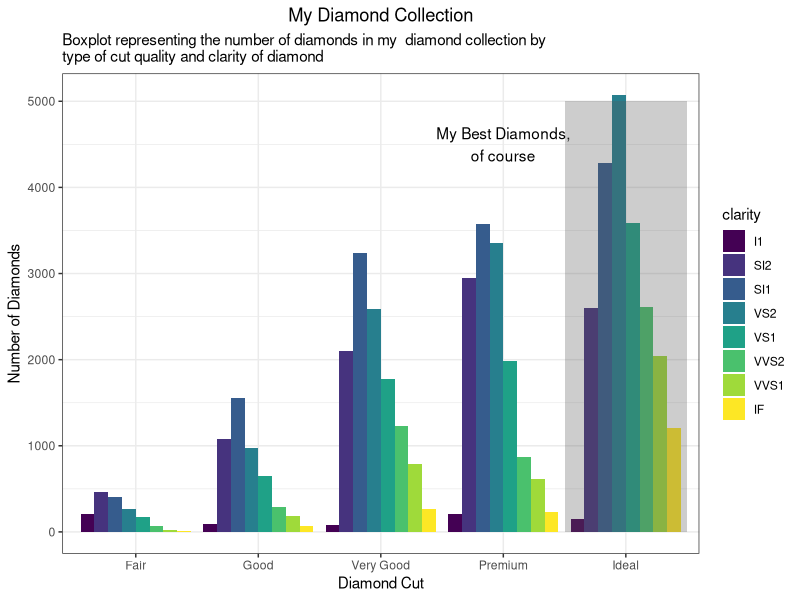
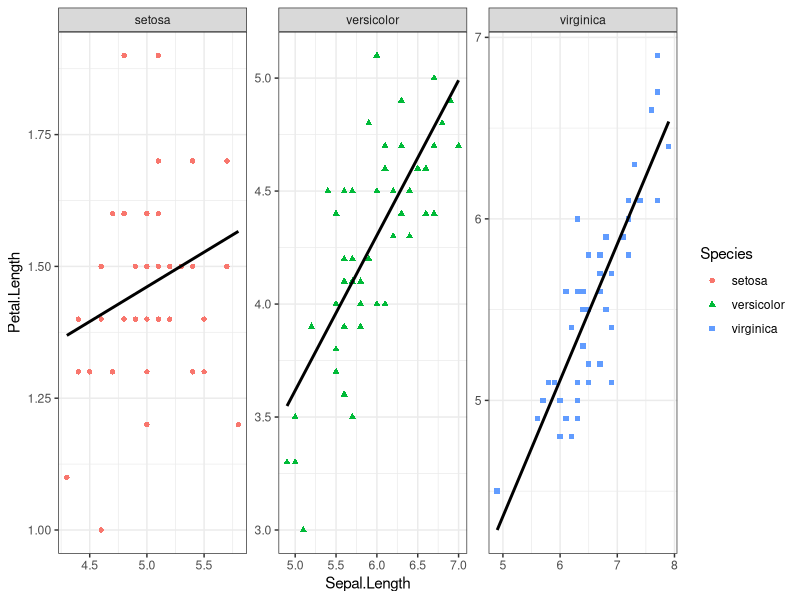
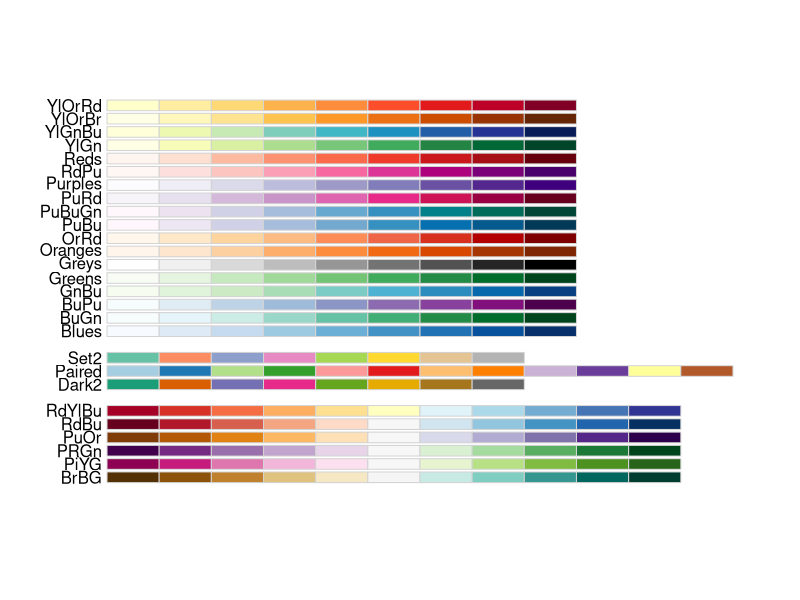

Here is the R script that generated these plots, in order:
## ---- chunk 1
knitr::opts_chunk$set(echo = FALSE)
## ---- chunk 2
library("ggplot2")
library("magrittr") #so I can do some piping
data("diamonds")
data("mpg")
data("iris")
theme_set(theme_bw()) #I'll give you this one, you can set the theme individually for graphs
#or you can set the theme for all the graphs using theme_set()
#theme_bw() is best theme (IMO)

#for graph 3:
library("ggrepel")


## ---- chunk 3
data("diamonds")
#hint think about the *position* the bars are in...

ggplot(diamonds, aes(cut, fill = clarity))+
  geom_bar(position = "dodge") +
  labs(title = "My Diamond Collection", 
       subtitle = "Boxplot representing the number of diamonds in my  diamond collection by \ntype of cut quality and clarity of diamond",
       x = "Diamond Cut", 
       y = "Number of Diamonds") +
  theme(plot.title = element_text(hjust = 0.5)) +
  annotate("text", x = 4, y = 4500, 
           label = "My Best Diamonds,\nof course") +
  annotate("rect", xmin = 4.5, xmax = 5.5, 
           ymin = 0, ymax = 5000, 
           alpha = 0.3)

## ---- chunk 4


## ---- chunk 5
data("iris")



ggplot(iris, aes(Sepal.Length, Petal.Length, color = Species, shape = Species))+
  geom_point() +
  geom_smooth(se = F, method = lm, color = "black") +
  facet_wrap(vars(Species), scales = "free")

## ---- chunk 6

## ---- chunk 7
data("mpg")
corvette <- mpg[mpg$model == "corvette",]
#install
require("ggrepel") #useful for making text annotations better, hint hint
set.seed(42)
## ---- chunk 8

## ---- chunk 9
data(mpg)

#hint for the coloring, colorbrewer and you can set palette colors and make your graphs colorblind friendly
library(RColorBrewer)
display.brewer.all(colorblindFriendly = T) #take a look at the colorblindfriendly options
## ---- chunk 10
